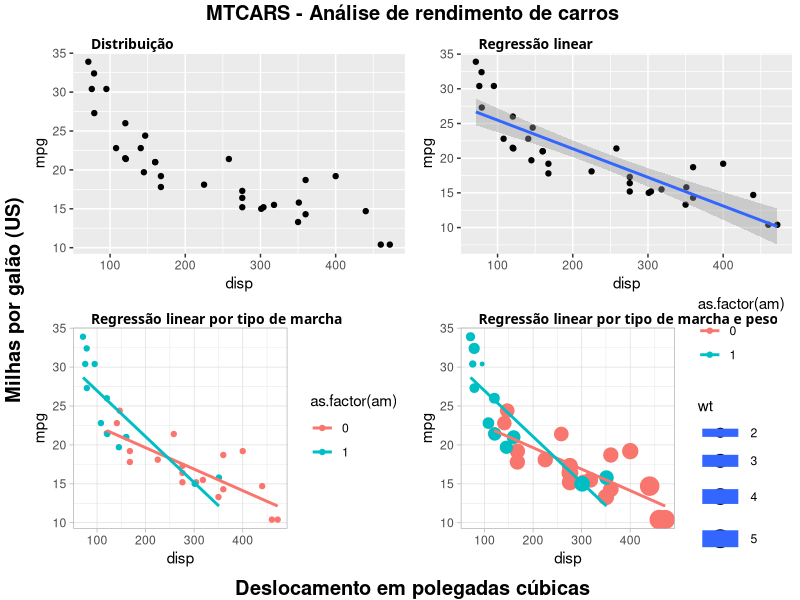
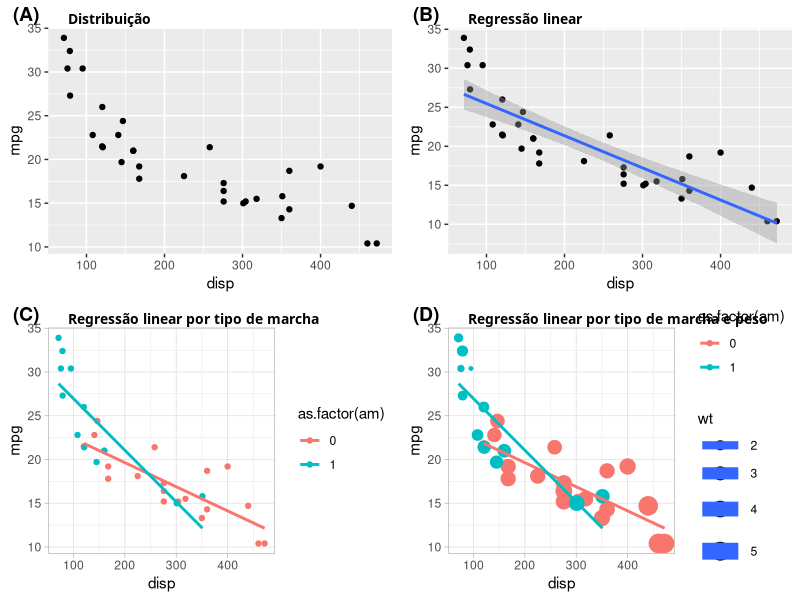

Generate these figures, in order, with R:
## ---- chunk 1
knitr::opts_chunk$set(echo = TRUE)
library(tidyverse)
library(grid)
library(gridExtra)
## ---- chunk 2
#
gplot1 <- ggplot(mtcars, aes(x= disp, y = mpg)) +
  geom_point() 

#
gplot2 <- ggplot(mtcars, aes(x= disp, y = mpg)) +
  geom_point()                                  +
  geom_smooth(method = "lm")

#
gplot3 <- ggplot(mtcars, aes(x= disp, y = mpg, colour = as.factor(am))) +
  geom_point()                                                          +
  geom_smooth(method = "lm", se = FALSE)                                +
  theme_light()

gplot4 <- ggplot(mtcars, aes(x= disp, y = mpg, colour = as.factor(am), size = wt)) +
  geom_point()                                                                     +
  geom_smooth(method = "lm", se = FALSE)                                           +
  theme_light()
## ---- chunk 3
top    <- textGrob("MTCARS - Análise de rendimento de carros", 
                   gp = gpar(fontface = "bold", cex = 1.2))

bottom <- textGrob("Deslocamento em polegadas cúbicas", 
                   gp = gpar(fontface = "bold", cex = 1.2), hjust = 0.5)

left   <- textGrob("Milhas por galão (US)", 
                   gp = gpar(fontface = "bold", cex = 1.2), rot = 90)
## ---- chunk 4
# preparando os gráficos individuais, função do pacote "gridExtra"
GPLOT1<-arrangeGrob(gplot1, top = textGrob("Distribuição", 
                                   x          = unit(0.17, "npc"), 
                                   y          = unit(0.30, "npc"), 
                                   just       = c("left", "top"), 
                                   gp         = gpar(col = "black", 
                                   fontsize   = 10, 
                                   fontface   = "bold", 
                                   fontfamily = "Times Roman")))

GPLOT2<-arrangeGrob(gplot2, top = textGrob("Regressão linear", 
                                   x          = unit(0.17, "npc"), 
                                   y          = unit(0.30, "npc"), 
                                   just       = c("left", "top"), 
                                   gp         = gpar(col = "black", 
                                   fontsize   = 10, 
                                   fontface   = "bold", 
                                   fontfamily = "Times Roman")))

GPLOT3<-arrangeGrob(gplot3, top = textGrob("Regressão linear por tipo de marcha", 
                                   x          = unit(0.17, "npc"), 
                                   y          = unit(0.30, "npc"), 
                                   just       = c("left", "top"), 
                                   gp         = gpar(col = "black", 
                                   fontsize   = 10, 
                                   fontface   = "bold", 
                                   fontfamily = "Times Roman")))

GPLOT4<-arrangeGrob(gplot4, top = textGrob("Regressão linear por tipo de marcha e peso", 
                                   x          = unit(0.17, "npc"), 
                                   y          = unit(0.30, "npc"), 
                                   just       =c("left","top"), 
                                   gp         =gpar(col = "black", 
                                   fontsize   = 10, 
                                   fontface   = "bold", 
                                   fontfamily  = "Times Roman")))

## ---- chunk 5
grid.arrange(GPLOT1, 
             GPLOT2, 
             GPLOT3, 
             GPLOT4, 
             ncol   = 2, 
             bottom = bottom, 
             left   = left, 
             top    = top)
## ---- chunk 6
library(cowplot)
plot_grid(GPLOT1, 
          GPLOT2,
          GPLOT3,
          GPLOT4, 
          labels = c("(A)", 
                     "(B)",
                     "(C)", 
                     "(D)"), 
          ncol   = 2, 
          nrow   = 2)
